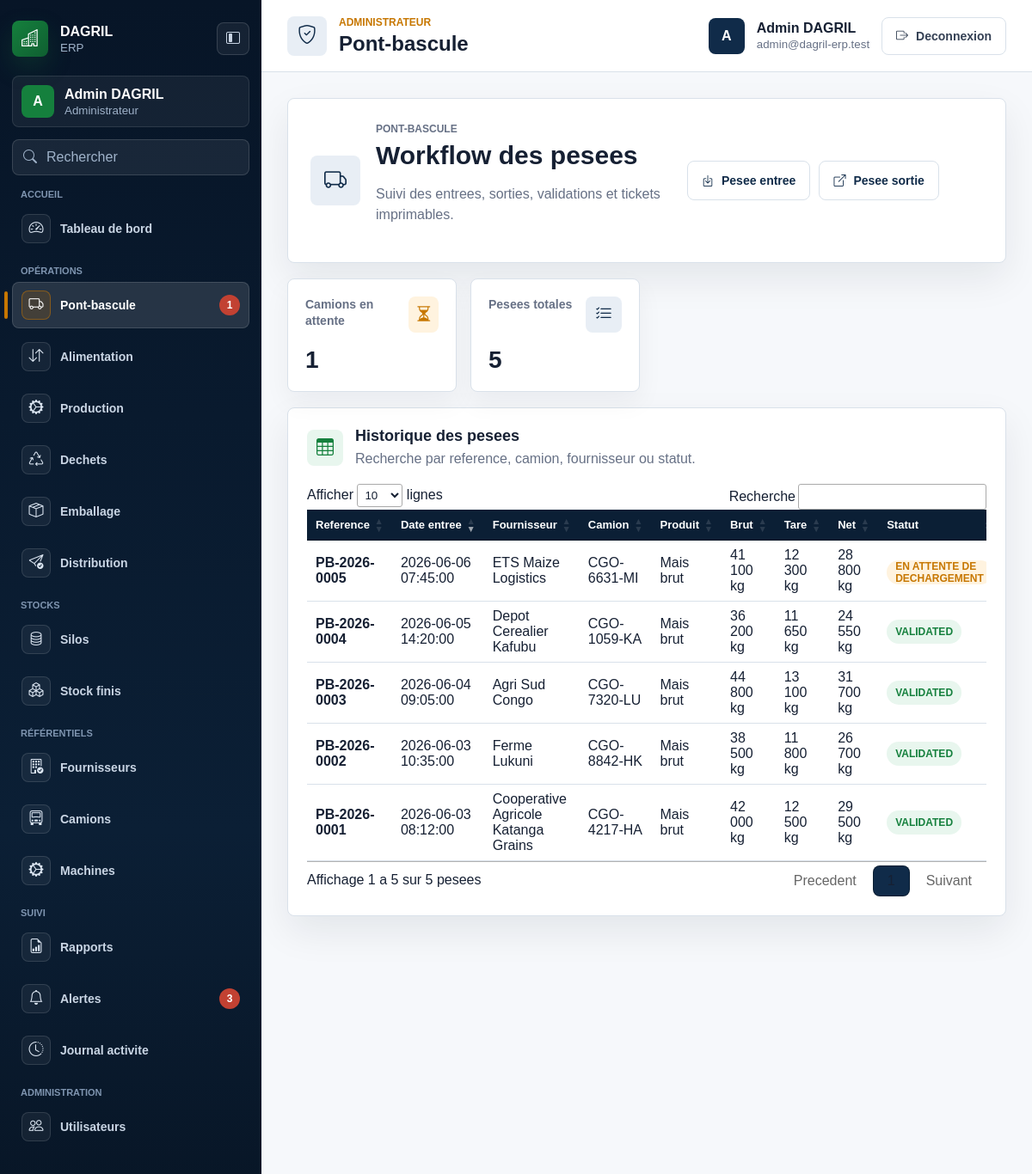
Screenshot of /weighings (signed in) with the database file from the repository.
### tables this page shows
CREATE TABLE weighings (
  id INT UNSIGNED AUTO_INCREMENT PRIMARY KEY,
  supplier_id INT UNSIGNED NOT NULL,
  truck_id INT UNSIGNED NOT NULL,
  product_id INT UNSIGNED NOT NULL,
  reference VARCHAR(100) NOT NULL UNIQUE,
  poids_brut DECIMAL(12,3) NOT NULL,
  poids_tare DECIMAL(12,3) NOT NULL,
  poids_net DECIMAL(12,3) NOT NULL,
  weighed_at DATETIME NOT NULL,
  status ENUM('active', 'inactive', 'pending', 'validated', 'cancelled') NOT NULL DEFAULT 'pending',
  created_by INT UNSIGNED NULL,
  validated_by INT UNSIGNED NULL,
  created_at TIMESTAMP NOT NULL DEFAULT CURRENT_TIMESTAMP,
  updated_at TIMESTAMP NULL DEFAULT NULL ON UPDATE CURRENT_TIMESTAMP,
  deleted_at TIMESTAMP NULL DEFAULT NULL,
  CONSTRAINT fk_weighings_supplier FOREIGN KEY (supplier_id) REFERENCES suppliers(id),
  CONSTRAINT fk_weighings_truck FOREIGN KEY (truck_id) REFERENCES trucks(id),
  CONSTRAINT fk_weighings_product FOREIGN KEY (product_id) REFERENCES products(id),
  CONSTRAINT fk_weighings_created_by FOREIGN KEY (created_by) REFERENCES users(id),
  CONSTRAINT fk_weighings_validated_by FOREIGN KEY (validated_by) REFERENCES users(id)
);

CREATE TABLE suppliers (
  id INT UNSIGNED AUTO_INCREMENT PRIMARY KEY,
  name VARCHAR(180) NOT NULL,
  contact_name VARCHAR(150) NULL,
  phone VARCHAR(50) NULL,
  email VARCHAR(190) NULL,
  address TEXT NULL,
  rccm VARCHAR(100) NULL,
  id_nat VARCHAR(100) NULL,
  status ENUM('active', 'inactive', 'pending', 'validated', 'cancelled') NOT NULL DEFAULT 'active',
  created_at TIMESTAMP NOT NULL DEFAULT CURRENT_TIMESTAMP,
  updated_at TIMESTAMP NULL DEFAULT NULL ON UPDATE CURRENT_TIMESTAMP,
  deleted_at TIMESTAMP NULL DEFAULT NULL
);

CREATE TABLE trucks (
  id INT UNSIGNED AUTO_INCREMENT PRIMARY KEY,
  supplier_id INT UNSIGNED NULL,
  plate_number VARCHAR(50) NOT NULL UNIQUE,
  driver_name VARCHAR(150) NULL,
  driver_phone VARCHAR(50) NULL,
  status ENUM('active', 'inactive', 'pending', 'validated', 'cancelled') NOT NULL DEFAULT 'active',
  created_at TIMESTAMP NOT NULL DEFAULT CURRENT_TIMESTAMP,
  updated_at TIMESTAMP NULL DEFAULT NULL ON UPDATE CURRENT_TIMESTAMP,
  deleted_at TIMESTAMP NULL DEFAULT NULL,
  CONSTRAINT fk_trucks_supplier FOREIGN KEY (supplier_id) REFERENCES suppliers(id)
);

CREATE TABLE products (
  id INT UNSIGNED AUTO_INCREMENT PRIMARY KEY,
  name VARCHAR(150) NOT NULL,
  code VARCHAR(80) NOT NULL UNIQUE,
  category ENUM('raw_material', 'finished_product', 'waste') NOT NULL,
  unit VARCHAR(30) NOT NULL DEFAULT 'kg',
  status ENUM('active', 'inactive', 'pending', 'validated', 'cancelled') NOT NULL DEFAULT 'active',
  created_at TIMESTAMP NOT NULL DEFAULT CURRENT_TIMESTAMP,
  updated_at TIMESTAMP NULL DEFAULT NULL ON UPDATE CURRENT_TIMESTAMP,
  deleted_at TIMESTAMP NULL DEFAULT NULL
);

### app/views/weighings/index.php (the view, shortened to what the rows shown need)
<section class="dashboard-hero">
    <span class="hero-icon"><i class="bi bi-truck"></i></span>
    <div>
        <p class="section-label">Pont-bascule</p>
        <h2>Workflow des pesees</h2>
        <p>Suivi des entrees, sorties, validations et tickets imprimables.</p>
    </div>
    <div class="hero-actions">
        <a href="<?= e(base_url('weighings/entry')) ?>" class="page-action"><i class="bi bi-box-arrow-in-down"></i><span>Pesee entree</span></a>
        <a href="<?= e(base_url('weighings/exit')) ?>" class="page-action"><i class="bi bi-box-arrow-up-right"></i><span>Pesee sortie</span></a>
    </div>
</section>
<section class="metric-grid">
    <article class="metric-card">
        <div class="metric-card-top"><span>Camions en attente</span><span class="metric-icon tone-orange"><i class="bi bi-hourglass-split"></i></span></div>
        <strong><?= e(count($pending)) ?></strong>
    </article>
    <article class="metric-card">
        <div class="metric-card-top"><span>Pesees totales</span><span class="metric-icon tone-blue"><i class="bi bi-list-check"></i></span></div>
        <strong><?= e(count($weighings)) ?></strong>
    </article>
</section>
<section class="table-panel">
    <div class="panel-heading">
        <span class="panel-icon"><i class="bi bi-table"></i></span>
        <div>
            <h3>Historique des pesees</h3>
            <p>Recherche par reference, camion, fournisseur ou statut.</p>
        </div>
    </div>
    <div class="table-responsive">
        <table id="weighingsTable" class="enterprise-table">
            <thead>
                <tr>
                    <th>Reference</th>
                    <th>Date entree</th>
                    <th>Fournisseur</th>
                    <th>Camion</th>
                    <th>Produit</th>
                    <th>Brut</th>
                    <th>Tare</th>
                    <th>Net</th>
                    <th>Statut</th>
                </tr>
            </thead>
            <tbody>
                <?php foreach ($weighings as $weighing): ?>
                    <tr>
                        <td><strong><?= e($weighing['reference']) ?></strong></td>
                        <td><?= e($weighing['weighed_at']) ?></td>
                        <td><?= e($weighing['supplier_name']) ?></td>
                        <td><?= e($weighing['plate_number']) ?></td>
                        <td><?= e($weighing['product_name']) ?></td>
                        <td><?= e(number_format((float) $weighing['poids_brut'], 0, ',', ' ')) ?> kg</td>
                        <td><?= e(number_format((float) $weighing['poids_tare'], 0, ',', ' ')) ?> kg</td>
                        <td><?= e(number_format((float) $weighing['poids_net'], 0, ',', ' ')) ?> kg</td>
                        <td><span class="status-badge status-<?= e($weighing['status']) ?>"><?= $weighing['status'] === 'pending' ? 'En attente de dechargement' : e($weighing['status']) ?></span></td>
                    </tr>
                <?php endforeach; ?>
            </tbody>
        </table>
    </div>
</section>
<link rel="stylesheet" href="https://cdn.datatables.net/1.13.8/css/jquery.dataTables.min.css">

### app/core/Router.php (shortened to what the rows shown need)
<?php
class Router
{
    private $routes = [];
    public function add($method, $path, $handler, array $options = [])
    {
        $this->routes[] = [
            'method' => strtoupper($method),
            'path' => '/' . trim($path, '/'),
            'handler' => $handler,
            'auth' => $options['auth'] ?? false,
            'roles' => $options['roles'] ?? [],
        ];
    }
    public function dispatch($method, $uri)
    {
        $requestPath = rawurldecode(parse_url($uri, PHP_URL_PATH));
        $requestPath = '/' . trim($requestPath, '/');
        foreach ($this->routes as $route) {
            $params = [];
            if ($route['method'] === strtoupper($method) && $this->matches($route['path'], $requestPath, $params)) {
                return $this->execute($route['handler'], $params);
            }
        }
    }
    private function matches($routePath, $requestPath, array &$params)
    {
        $pattern = preg_replace('#\{([a-zA-Z_][a-zA-Z0-9_]*)\}#', '(?P<$1>[^/]+)', $routePath);
        $pattern = '#^' . $pattern . '$#';
        if (!preg_match($pattern, $requestPath, $matches)) {
            return false;
        }
        return true;
    }
    private function execute($handler, array $params = [])
    {
        if (is_string($handler) && strpos($handler, '@') !== false) {
            list($controller, $action) = explode('@', $handler, 2);
            $instance = new $controllerClass();
            return call_user_func_array([$instance, $action], $params);
        }
        throw new InvalidArgumentException('Invalid route handler.');
    }
}

### rows the page displays
weighings: reference "PB-2026-0005", weighed_at "2026-06-06 07:45:00", supplier.name "ETS Maize Logistics", truck.plate_number "CGO-6631-MI", product.name "Mais brut", poids_brut "41 100", poids_tare "12 300", poids_net "28 800", status "EN ATTENTE DE DECHARGEMENT"
weighings: reference "PB-2026-0004", weighed_at "2026-06-05 14:20:00", supplier.name "Depot Cerealier Kafubu", truck.plate_number "CGO-1059-KA", product.name "Mais brut", poids_brut "36 200", poids_tare "11 650", poids_net "24 550", status "VALIDATED"
weighings: reference "PB-2026-0003", weighed_at "2026-06-04 09:05:00", supplier.name "Agri Sud Congo", truck.plate_number "CGO-7320-LU", product.name "Mais brut", poids_brut "44 800", poids_tare "13 100", poids_net "31 700", status "VALIDATED"
weighings: reference "PB-2026-0002", weighed_at "2026-06-03 10:35:00", supplier.name "Ferme Lukuni", truck.plate_number "CGO-8842-HK", product.name "Mais brut", poids_brut "38 500", poids_tare "11 800", poids_net "26 700", status "VALIDATED"
weighings: reference "PB-2026-0001", weighed_at "2026-06-03 08:12:00", supplier.name "Cooperative Agricole Katanga Grains", truck.plate_number "CGO-4217-HA", product.name "Mais brut", poids_brut "42 000", poids_tare "12 500", poids_net "29 500", status "VALIDATED"

### other values shown
$group['label'] "ACCUEIL"
$item['label'] "Tableau de bord"
$group['label'] "OPÉRATIONS"
$item['label'] "Pont-bascule"
$item['badge_value'] "1"
$item['label'] "Alimentation"
$item['label'] "Production"
$item['label'] "Dechets"
$item['label'] "Emballage"
$item['label'] "Distribution"
$group['label'] "STOCKS"
$item['label'] "Silos"
$item['label'] "Stock finis"
$group['label'] "RÉFÉRENTIELS"
$item['label'] "Fournisseurs"
